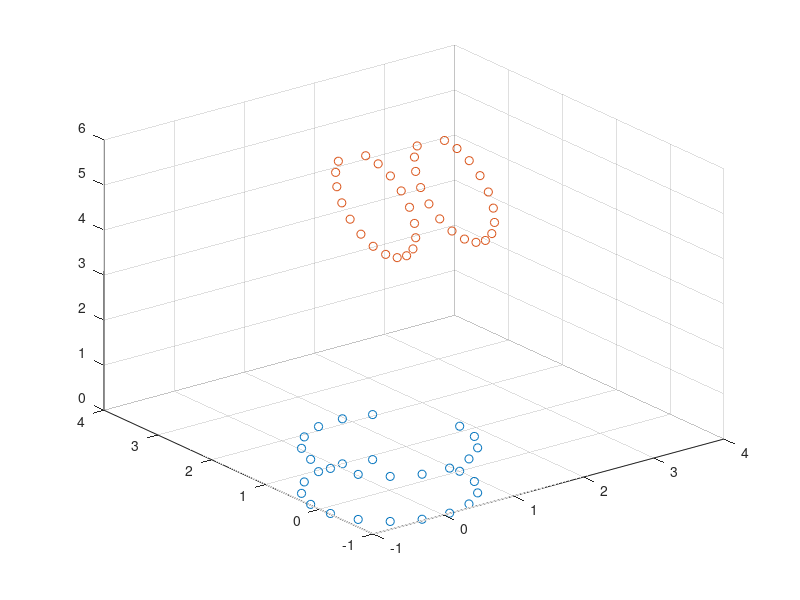

Source code (MATLAB): (Note: this script raises an error after producing the figure.)
% TP Optimization Project
clc
clear all
close all

%% Data Creating
[X,Y,Z] = cylinder([1 1],20);

[~,n] = size(X);

% First
X0 = X(:,round(0.2*n):round(n)); %discard 20% points           
Y0 = Y(:,round(0.2*n):round(n));                                       
Z0 = Z(:,round(0.2*n):round(n));              

[m0,n0] = size(X0);
data0 = [reshape(X0,m0*n0,1),reshape(Y0,m0*n0,1),reshape(Z0,m0*n0,1)];




% rotation in x y, y z and z x plane
theta_xy = pi/3;
theta_xz = pi/6;
theta_yz = pi/3;
R_xy = [cos(theta_xy) -sin(theta_xy) 0;sin(theta_xy) cos(theta_xy) 0; 0 0 1];
R_xz = [cos(theta_xz) 0 -sin(theta_xz);0 1 0; sin(theta_xz) 0 cos(theta_xz)];
R_yz = [1 0 0; 0 cos(theta_yz) -sin(theta_yz);0 sin(theta_yz) cos(theta_yz)];

meand0 = mean(data0);
data1 = (R_xy * R_xz*R_yz*(data0-repmat(meand0,m0*n0,1))')' + repmat(meand0,m0*n0,1);


% translate in 3 directions
data1(:,1) = data1(:,1) + 2;
data1(:,2) = data1(:,2) + 2;
data1(:,3) = data1(:,3) + 4;

% Create another cylinder
[X,Y,Z] = cylinder([1 1],17);
[~,n] = size(X);

% % First
X0 = X(:,round(0.2*n):round(n)); %discard 20% points           
Y0 = Y(:,round(0.2*n):round(n));                                       
Z0 = Z(:,round(0.2*n):round(n));              

[m0,n0] = size(X0);
data0 = [reshape(X0,m0*n0,1),reshape(Y0,m0*n0,1),reshape(Z0,m0*n0,1)];

figure();
axis normal
scatter3(data0(:,1),data0(:,2),data0(:,3),'o'), hold on
scatter3(data1(:,1),data1(:,2),data1(:,3),'r*');
hold off;

%% fitting
figure;
mean_d0 = mean(data0);
mean_d1 = mean(data1);
translate = mean_d1 - mean_d0;


data1_new(:,1) = data1(:,1) - translate(1);
data1_new(:,2) = data1(:,2) - translate(2);
data1_new(:,3) = data1(:,3) - translate(3);

% PSO optimization to match cylinder 2 with cylinder 1
dim = 3;
np = 100;                       % Population Size
ub = [2*pi,2*pi,2*pi];          % Upper bound of search range
lb = [0,0,0];                   % Lower bound of search range
% Parameters of PSO
w = 0.1;
phi1 = 1;
phi2 = 1;


maxIter = 20;

pop = zeros(np,dim);
pbest = pop;
gbest = pop(1,:);
velocity = zeros(np,dim);
for j=1:dim
    velocity(:,j) = ub(j)-lb(j) + 2*(ub(j)-lb(j))*rand(np,1);
end


for iter = 1:maxIter
    for i = 1:np
        for j = 1:dim
            velocity(i,j) = w*velocity(i,j) + phi1*rand*(pbest(i,j)-pop(i,j)) + phi2*rand*(gbest(j)-pop(i,j));
        end
        pop(i,:) = pop(i,:) + velocity(i,:);
        newval = costfunction(data0,data1_new,pop(i,1),pop(i,2),pop(i,3));
        if newval < costfunction(data0,data1_new,pbest(i,1),pbest(i,2),pbest(i,3))
            pbest(i,:) = pop(i,:);
        end
        if newval < costfunction(data0,data1_new,gbest(1),gbest(2),gbest(3))
            gbest = pop(i,:);
        end
    end    

    t_xy_min = gbest(1);
    t_xz_min = gbest(2);
    t_yz_min = gbest(3);

    scatter3(data0(:,1),data0(:,2),data0(:,3),'o'), hold on
    R_xy = [cos(t_xy_min) -sin(t_xy_min) 0;sin(t_xy_min) cos(t_xy_min) 0; 0 0 1];
    R_xz = [cos(t_xz_min) 0 -sin(t_xz_min);0 1 0; sin(t_xz_min) 0 cos(t_xz_min)];
    R_yz = [1 0 0; 0 cos(t_yz_min) -sin(t_yz_min);0 sin(t_yz_min) cos(t_yz_min)];


    [m_new1,~] = size(data1_new);
    meand0 = mean(data1_new);
    data1_new = (R_xy *R_yz * R_xz * (data1_new-repmat(meand0,m_new1,1))')' + repmat(meand0,m_new1,1);

    mean_new = mean(data1_new);
    translate = mean_new - mean_d0;



    data1_new(:,1) = data1_new(:,1) - translate(1);
    data1_new(:,2) = data1_new(:,2) - translate(2);
    data1_new(:,3) = data1_new(:,3) - translate(3);

    thre = norm(mean_d0 - mean_new);

    sca = scatter3(data1_new(:,1),data1_new(:,2),data1_new(:,3),'*','r'); hold off;
    delete(sca);
end

scatter3(data0(:,1),data0(:,2),data0(:,3),'o'), hold on
scatter3(data1_new(:,1),data1_new(:,2),data1_new(:,3),'*','r'); hold off;